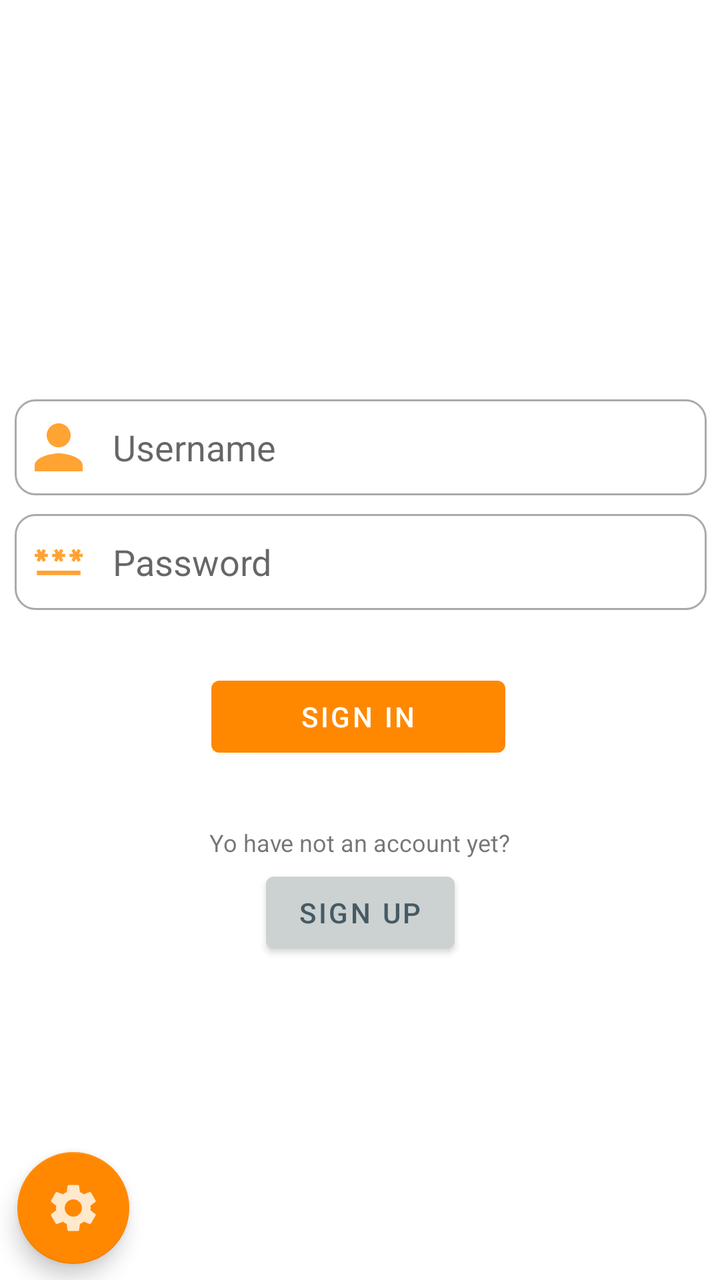
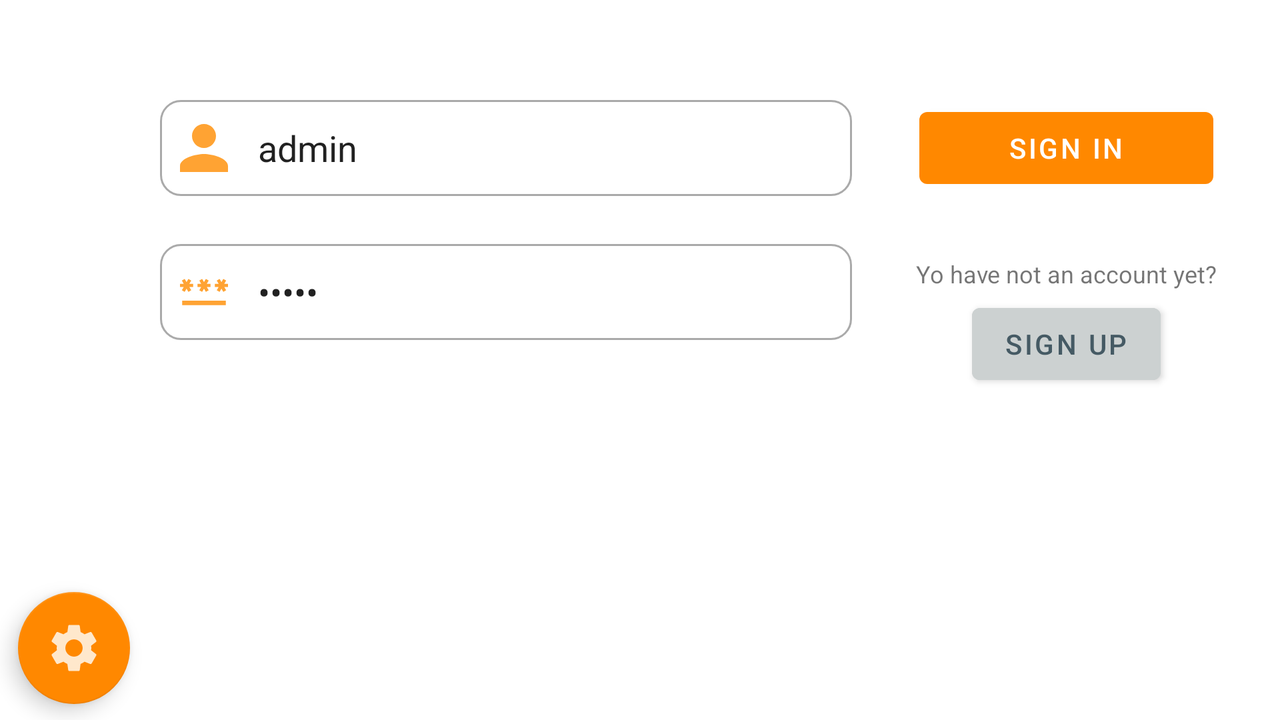

Two renders of one Android screen. The first uses the default layout on a phone; the second uses the alternative layout the repository ships for a different screen configuration, on a matching device. The two XML files are below.
<!-- AndroidManifest.xml: application theme Theme.PrimerProyecto -->
<!-- res/layout/login.xml -->
<?xml version="1.0" encoding="utf-8"?>
<androidx.constraintlayout.widget.ConstraintLayout xmlns:android="http://schemas.android.com/apk/res/android"
    xmlns:app="http://schemas.android.com/apk/res-auto"
    xmlns:tools="http://schemas.android.com/tools"
    android:layout_width="match_parent"
    android:layout_height="match_parent"
    tools:context=".Actividades.Login">

    <EditText
        android:id="@+id/ePassword"
        android:layout_width="346dp"
        android:layout_height="48dp"
        android:layout_marginStart="8dp"
        android:layout_marginTop="8dp"
        android:layout_marginEnd="8dp"
        android:layout_marginBottom="21dp"
        android:background="@drawable/borde_edit_text"
        android:drawableStart="@drawable/password"
        android:drawablePadding="15dp"
        android:ems="10"
        android:hint="@string/password_placeholder"
        android:inputType="textPassword"
        android:paddingStart="10dp"
        app:layout_constraintBottom_toTopOf="@+id/bSignIn"
        app:layout_constraintEnd_toEndOf="parent"
        app:layout_constraintHorizontal_bias="0.489"
        app:layout_constraintStart_toStartOf="parent"
        app:layout_constraintTop_toBottomOf="@+id/eUsername"
        app:layout_constraintVertical_bias="0.129" />


    <EditText
        android:id="@+id/eUsername"
        android:layout_width="346dp"
        android:layout_height="48dp"
        android:layout_marginStart="9dp"
        android:layout_marginTop="9dp"
        android:layout_marginEnd="9dp"
        android:layout_marginBottom="9dp"
        android:background="@drawable/borde_edit_text"
        android:drawableStart="@drawable/persona"
        android:drawablePadding="15dp"
        android:ems="10"
        android:hint="@string/username_placeholder"
        android:inputType="textPersonName"
        android:paddingStart="10dp"
        app:layout_constraintBottom_toBottomOf="parent"
        app:layout_constraintEnd_toEndOf="parent"
        app:layout_constraintHorizontal_bias="0.489"
        app:layout_constraintStart_toStartOf="parent"
        app:layout_constraintTop_toTopOf="parent"
        app:layout_constraintVertical_bias="0.332" />

    <Button
        android:id="@+id/bSignIn"
        android:layout_width="147dp"
        android:layout_height="48dp"
        android:text="@string/boton_login"
        app:layout_constraintBottom_toBottomOf="parent"
        app:layout_constraintEnd_toEndOf="parent"
        app:layout_constraintHorizontal_bias="0.496"
        app:layout_constraintStart_toStartOf="parent"
        app:layout_constraintTop_toTopOf="parent"
        app:layout_constraintVertical_bias="0.565" />

    <Button
        android:id="@+id/bSignUp"
        android:layout_width="wrap_content"
        android:layout_height="wrap_content"
        android:layout_marginTop="50dp"
        android:backgroundTint="@color/gris_roto"
        android:text="@string/sign_up"
        android:textColor="#455A64"
        app:layout_constraintEnd_toEndOf="parent"
        app:layout_constraintStart_toStartOf="parent"
        app:layout_constraintTop_toBottomOf="@+id/bSignIn" />

    <com.google.android.material.floatingactionbutton.FloatingActionButton
        android:id="@+id/bMail"
        android:layout_width="wrap_content"
        android:layout_height="wrap_content"
        android:layout_marginStart="8dp"
        android:layout_marginEnd="8dp"
        android:layout_marginBottom="8dp"
        android:clickable="true"
        android:tint='@color/white'
        android:visibility="visible"
        app:backgroundTint="@android:color/holo_orange_dark"
        app:layout_constraintBottom_toBottomOf="parent"
        app:layout_constraintEnd_toEndOf="parent"
        app:layout_constraintHorizontal_bias="0.002"
        app:layout_constraintStart_toStartOf="parent"
        app:layout_constraintTop_toTopOf="parent"
        app:layout_constraintVertical_bias="1.0"
        app:srcCompat="@drawable/settings"
        tools:ignore="SpeakableTextPresentCheck" />

    <com.google.android.material.floatingactionbutton.FloatingActionButton
        android:id="@+id/bLanguage"
        android:layout_width="wrap_content"
        android:layout_height="wrap_content"
        android:layout_marginBottom="16dp"
        android:clickable="false"
        android:tint='@color/white'
        android:visibility="invisible"
        app:backgroundTint="@android:color/holo_orange_dark"
        app:layout_constraintBottom_toTopOf="@+id/bStyle"
        app:layout_constraintStart_toStartOf="@+id/bStyle"
        app:srcCompat="@drawable/language"
        tools:ignore="SpeakableTextPresentCheck" />

    <com.google.android.material.floatingactionbutton.FloatingActionButton
        android:id="@+id/bStyle"
        android:layout_width="wrap_content"
        android:layout_height="wrap_content"
        android:layout_marginBottom="16dp"
        android:clickable="false"
        android:tint='@color/white'
        android:visibility="invisible"
        app:backgroundTint="@android:color/holo_orange_dark"
        app:layout_constraintBottom_toTopOf="@+id/bMail"
        app:layout_constraintStart_toStartOf="@+id/bMail"
        app:srcCompat="@drawable/style"
        tools:ignore="SpeakableTextPresentCheck" />

    <TextView
        android:id="@+id/tChangeLanguages"
        android:layout_width="wrap_content"
        android:layout_height="wrap_content"
        android:layout_marginStart="10dp"
        android:layout_marginTop="5dp"
        android:text="@string/change_language"
        android:textSize="14sp"
        android:textStyle="bold"
        android:visibility="invisible"
        app:layout_constraintStart_toEndOf="@+id/bLanguage"
        app:layout_constraintTop_toTopOf="@+id/bLanguage" />

    <TextView
        android:id="@+id/tPosibleLanguages"
        android:layout_width="wrap_content"
        android:layout_height="wrap_content"
        android:layout_marginStart="10dp"
        android:layout_marginTop="5dp"
        android:text="@string/posible_languages"
        android:textSize="10sp"
        android:visibility="invisible"
        app:layout_constraintStart_toEndOf="@+id/bLanguage"
        app:layout_constraintTop_toBottomOf="@+id/tChangeLanguages" />

    <TextView
        android:id="@+id/tChangeStyle"
        android:layout_width="wrap_content"
        android:layout_height="wrap_content"
        android:layout_marginStart="10dp"
        android:layout_marginTop="5dp"
        android:text="@string/change_style"
        android:textStyle="bold"
        android:visibility="invisible"
        app:layout_constraintStart_toEndOf="@+id/bStyle"
        app:layout_constraintTop_toTopOf="@+id/bStyle" />

    <TextView
        android:id="@+id/tPosibleStyles"
        android:layout_width="wrap_content"
        android:layout_height="wrap_content"
        android:layout_marginStart="10dp"
        android:layout_marginTop="5dp"
        android:text="@string/posible_styles"
        android:textSize="10sp"
        android:visibility="invisible"
        app:layout_constraintStart_toEndOf="@+id/bStyle"
        app:layout_constraintTop_toBottomOf="@+id/tChangeStyle" />

    <TextView
        android:id="@+id/tNoCuenta"
        android:layout_width="wrap_content"
        android:layout_height="wrap_content"
        android:layout_marginBottom="3dp"
        android:text="@string/no_account"
        android:textSize="12sp"
        app:layout_constraintBottom_toTopOf="@+id/bSignUp"
        app:layout_constraintEnd_toEndOf="parent"
        app:layout_constraintStart_toStartOf="parent" />
</androidx.constraintlayout.widget.ConstraintLayout>
<!-- resources referenced by this layout -->
<resources>
  <color name="gris_roto">#CCD1D1</color>
  <color name="white">#FFFFFFFF</color>
  <!-- drawable borde_edit_text (drawable) -->
  <?xml version="1.0" encoding="utf-8"?>
  <selector xmlns:android="http://schemas.android.com/apk/res/android">
      <item android:state_enabled="true" android:state_focused="true">
          <shape android:shape="rectangle">
              <solid android:color="?attr/colorOnPrimary"></solid>
              <corners android:radius="10dp"></corners>
              <stroke android:color="?attr/colorPrimary" android:width="1dp"></stroke>
          </shape>
      </item>
  
      <item android:state_enabled="true">
          <shape android:shape="rectangle">
              <solid android:color="?attr/colorOnPrimary"></solid>
              <corners android:radius="10dp"></corners>
              <stroke android:color="@android:color/darker_gray" android:width="1dp"></stroke>
          </shape>
      </item>
  
  </selector>
  <!-- drawable password (drawable-anydpi) -->
  <vector xmlns:android="http://schemas.android.com/apk/res/android"
      android:width="24dp"
      android:height="24dp"
      android:viewportWidth="24"
      android:viewportHeight="24"
      android:tint="#FF8C00"
      android:alpha="0.8">
    <group android:scaleX="1.0909091"
        android:scaleY="1.0909091"
        android:translateX="-1.0909091"
        android:translateY="-2.1818182">
      <path
          android:fillColor="@android:color/white"
          android:pathData="M2,17h20v2H2V17zM3.15,12.95L4,11.47l0.85,1.48l1.3,-0.75L5.3,10.72H7v-1.5H5.3l0.85,-1.47L4.85,7L4,8.47L3.15,7l-1.3,0.75L2.7,9.22H1v1.5h1.7L1.85,12.2L3.15,12.95zM9.85,12.2l1.3,0.75L12,11.47l0.85,1.48l1.3,-0.75l-0.85,-1.48H15v-1.5h-1.7l0.85,-1.47L12.85,7L12,8.47L11.15,7l-1.3,0.75l0.85,1.47H9v1.5h1.7L9.85,12.2zM23,9.22h-1.7l0.85,-1.47L20.85,7L20,8.47L19.15,7l-1.3,0.75l0.85,1.47H17v1.5h1.7l-0.85,1.48l1.3,0.75L20,11.47l0.85,1.48l1.3,-0.75l-0.85,-1.48H23V9.22z"/>
    </group>
  </vector>
  <!-- drawable persona (drawable-anydpi) -->
  <vector xmlns:android="http://schemas.android.com/apk/res/android"
      android:width="24dp"
      android:height="24dp"
      android:viewportWidth="24"
      android:viewportHeight="24"
      android:tint="#FF8C00"
      android:alpha="0.8">
    <group android:scaleX="1.5"
        android:scaleY="1.5"
        android:translateX="-6"
        android:translateY="-6">
      <path
          android:fillColor="@android:color/white"
          android:pathData="M12,12c2.21,0 4,-1.79 4,-4s-1.79,-4 -4,-4 -4,1.79 -4,4 1.79,4 4,4zM12,14c-2.67,0 -8,1.34 -8,4v2h16v-2c0,-2.66 -5.33,-4 -8,-4z"/>
    </group>
  </vector>
  <string name="boton_login">Sign In</string>
  <string name="change_language">Change language</string>
  <string name="change_style">Change style</string>
  <string name="no_account">Yo have not an account yet?</string>
  <string name="password_placeholder">Password</string>
  <string name="posible_languages">Basque, Spanish or English</string>
  <string name="posible_styles">Dark or Normal</string>
  <string name="sign_up">Sign Up</string>
  <string name="username_placeholder">Username</string>
  <style name="Theme.PrimerProyecto" parent="Theme.MaterialComponents.DayNight.DarkActionBar">
          
          <item name="colorPrimary">@android:color/holo_orange_dark</item>
          <item name="colorPrimaryVariant">@android:color/holo_orange_dark</item>
          <item name="colorOnPrimary">@color/white</item>
          
          <item name="colorSecondary">@color/white</item>
          <item name="colorSecondaryVariant">@color/negro_medio</item>
          <item name="colorOnSecondary">@color/white</item>
          
          <item name="android:statusBarColor">?attr/colorPrimaryVariant</item>
          
  
      </style>
  <color name="negro_medio">#353839</color>
</resources>
<!-- res/layout-land/login.xml (the repository's variant of the layout above) -->
<!-- drawn on the phone turned sideways -->
<?xml version="1.0" encoding="utf-8"?>
<androidx.constraintlayout.widget.ConstraintLayout xmlns:android="http://schemas.android.com/apk/res/android"
    xmlns:app="http://schemas.android.com/apk/res-auto"
    xmlns:tools="http://schemas.android.com/tools"
    android:layout_width="match_parent"
    android:layout_height="match_parent"
    tools:context=".Actividades.Login">

    <EditText
        android:id="@+id/ePassword"
        android:layout_width="346dp"
        android:layout_height="48dp"
        android:layout_marginTop="24dp"
        android:background="@drawable/borde_edit_text"
        android:drawableStart="@drawable/password"
        android:drawablePadding="15dp"
        android:ems="10"
        android:hint="@string/password_placeholder"
        android:inputType="textPassword"
        android:paddingStart="10dp"
        android:text="admin"
        app:layout_constraintStart_toStartOf="@+id/eUsername"
        app:layout_constraintTop_toBottomOf="@+id/eUsername" />


    <EditText
        android:id="@+id/eUsername"
        android:layout_width="346dp"
        android:layout_height="48dp"
        android:layout_marginStart="80dp"
        android:layout_marginTop="50dp"
        android:background="@drawable/borde_edit_text"
        android:drawableStart="@drawable/persona"
        android:drawablePadding="15dp"
        android:ems="10"
        android:hint="@string/username_placeholder"
        android:inputType="textPersonName"
        android:paddingStart="10dp"
        android:text="admin"
        app:layout_constraintStart_toStartOf="parent"
        app:layout_constraintTop_toTopOf="parent" />

    <Button
        android:id="@+id/bSignIn"
        android:layout_width="147dp"
        android:layout_height="48dp"
        android:text="@string/boton_login"
        app:layout_constraintEnd_toEndOf="parent"
        app:layout_constraintStart_toEndOf="@+id/eUsername"
        app:layout_constraintTop_toTopOf="@+id/eUsername" />

    <Button
        android:id="@+id/bSignUp"
        android:layout_width="wrap_content"
        android:layout_height="wrap_content"
        android:layout_marginTop="50dp"
        android:backgroundTint="@color/gris_roto"
        android:text="@string/sign_up"
        android:textColor="#455A64"
        app:layout_constraintEnd_toEndOf="@+id/bSignIn"
        app:layout_constraintStart_toStartOf="@+id/bSignIn"
        app:layout_constraintTop_toBottomOf="@+id/bSignIn" />

    <com.google.android.material.floatingactionbutton.FloatingActionButton
        android:id="@+id/bMail"
        android:layout_width="wrap_content"
        android:layout_height="wrap_content"
        android:layout_marginStart="8dp"
        android:layout_marginEnd="8dp"
        android:layout_marginBottom="8dp"
        android:clickable="true"
        android:tint='@color/white'
        android:visibility="visible"
        app:backgroundTint="@android:color/holo_orange_dark"
        app:layout_constraintBottom_toBottomOf="parent"
        app:layout_constraintEnd_toEndOf="parent"
        app:layout_constraintHorizontal_bias="0.002"
        app:layout_constraintStart_toStartOf="parent"
        app:layout_constraintTop_toTopOf="parent"
        app:layout_constraintVertical_bias="1.0"
        app:srcCompat="@drawable/settings"
        tools:ignore="SpeakableTextPresentCheck" />

    <com.google.android.material.floatingactionbutton.FloatingActionButton
        android:id="@+id/bLanguage"
        android:layout_width="wrap_content"
        android:layout_height="wrap_content"
        android:layout_marginStart="16dp"
        android:clickable="false"
        android:tint='@color/white'
        android:visibility="invisible"
        app:backgroundTint="@android:color/holo_orange_dark"
        app:layout_constraintStart_toEndOf="@+id/tChangeStyle"
        app:layout_constraintTop_toTopOf="@+id/bStyle"
        app:srcCompat="@drawable/language"
        tools:ignore="SpeakableTextPresentCheck" />

    <com.google.android.material.floatingactionbutton.FloatingActionButton
        android:id="@+id/bStyle"
        android:layout_width="wrap_content"
        android:layout_height="wrap_content"
        android:layout_marginStart="16dp"
        android:clickable="false"
        android:tint='@color/white'
        android:visibility="invisible"
        app:backgroundTint="@android:color/holo_orange_dark"
        app:layout_constraintStart_toEndOf="@+id/bMail"
        app:layout_constraintTop_toTopOf="@+id/bMail"
        app:srcCompat="@drawable/style"
        tools:ignore="SpeakableTextPresentCheck" />

    <TextView
        android:id="@+id/tChangeLanguages"
        android:layout_width="wrap_content"
        android:layout_height="wrap_content"
        android:layout_marginStart="10dp"
        android:layout_marginTop="5dp"
        android:text="@string/change_language"
        android:textSize="14sp"
        android:textStyle="bold"
        android:visibility="invisible"
        app:layout_constraintStart_toEndOf="@+id/bLanguage"
        app:layout_constraintTop_toTopOf="@+id/bLanguage" />

    <TextView
        android:id="@+id/tPosibleLanguages"
        android:layout_width="wrap_content"
        android:layout_height="wrap_content"
        android:layout_marginStart="10dp"
        android:layout_marginTop="5dp"
        android:text="@string/posible_languages"
        android:textSize="10sp"
        android:visibility="invisible"
        app:layout_constraintStart_toEndOf="@+id/bLanguage"
        app:layout_constraintTop_toBottomOf="@+id/tChangeLanguages" />

    <TextView
        android:id="@+id/tChangeStyle"
        android:layout_width="wrap_content"
        android:layout_height="wrap_content"
        android:layout_marginStart="10dp"
        android:layout_marginTop="5dp"
        android:text="@string/change_style"
        android:textStyle="bold"
        android:visibility="invisible"
        app:layout_constraintStart_toEndOf="@+id/bStyle"
        app:layout_constraintTop_toTopOf="@+id/bStyle" />

    <TextView
        android:id="@+id/tPosibleStyles"
        android:layout_width="wrap_content"
        android:layout_height="wrap_content"
        android:layout_marginStart="10dp"
        android:layout_marginTop="5dp"
        android:text="@string/posible_styles"
        android:textSize="10sp"
        android:visibility="invisible"
        app:layout_constraintStart_toEndOf="@+id/bStyle"
        app:layout_constraintTop_toBottomOf="@+id/tChangeStyle" />

    <TextView
        android:id="@+id/tNoCuenta"
        android:layout_width="wrap_content"
        android:layout_height="wrap_content"
        android:layout_marginBottom="3dp"
        android:text="@string/no_account"
        android:textSize="12sp"
        app:layout_constraintBottom_toTopOf="@+id/bSignUp"
        app:layout_constraintEnd_toEndOf="@+id/bSignUp"
        app:layout_constraintStart_toStartOf="@+id/bSignUp" />
</androidx.constraintlayout.widget.ConstraintLayout>
